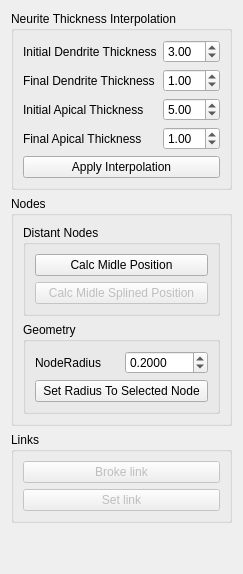
       <widget class="QWidget" name="tab_RepairTechniques">
        <attribute name="title">
         <string>Repair</string>
        </attribute>
        <layout class="QVBoxLayout" name="verticalLayout_5">
         <item>
          <widget class="QGroupBox" name="groupBox_NeuriteThickness">
           <property name="title">
            <string>Neurite Thickness Interpolation</string>
           </property>
           <layout class="QFormLayout" name="formLayout_5">
            <property name="fieldGrowthPolicy">
             <enum>QFormLayout::AllNonFixedFieldsGrow</enum>
            </property>
            <item row="0" column="0">
             <widget class="QLabel" name="label_InitialNeuriteThickness">
              <property name="text">
               <string>Initial Dendrite Thickness</string>
              </property>
             </widget>
            </item>
            <item row="0" column="1">
             <widget class="QDoubleSpinBox" name="doubleSpinBox_InitialDendirteThickness">
              <property name="value">
               <double>3.000000000000000</double>
              </property>
             </widget>
            </item>
            <item row="1" column="0">
             <widget class="QLabel" name="label_FinalNeuriteThickness">
              <property name="text">
               <string>Final Dendrite Thickness</string>
              </property>
             </widget>
            </item>
            <item row="1" column="1">
             <widget class="QDoubleSpinBox" name="doubleSpinBox_FinalDendriteThickness">
              <property name="value">
               <double>1.000000000000000</double>
              </property>
             </widget>
            </item>
            <item row="2" column="1">
             <widget class="QDoubleSpinBox" name="doubleSpinBox_InitialApicalThickness">
              <property name="value">
               <double>5.000000000000000</double>
              </property>
             </widget>
            </item>
            <item row="3" column="1">
             <widget class="QDoubleSpinBox" name="doubleSpinBox_FinalApicalThickness">
              <property name="value">
               <double>1.000000000000000</double>
              </property>
             </widget>
            </item>
            <item row="2" column="0">
             <widget class="QLabel" name="label_InitialApicalThickness">
              <property name="text">
               <string>Initial Apical Thickness</string>
              </property>
             </widget>
            </item>
            <item row="3" column="0">
             <widget class="QLabel" name="label_FinalApicalThickness">
              <property name="text">
               <string>Final Apical Thickness</string>
              </property>
             </widget>
            </item>
            <item row="4" column="0" colspan="2">
             <widget class="QPushButton" name="pushButton_ApplyInterpolation">
              <property name="text">
               <string>Apply Interpolation</string>
              </property>
             </widget>
            </item>
           </layout>
          </widget>
         </item>
         <item>
          <widget class="QGroupBox" name="groupBox_NodeProblems">
           <property name="title">
            <string>Nodes</string>
           </property>
           <layout class="QGridLayout" name="gridLayout_4">
            <item row="0" column="0">
             <widget class="QGroupBox" name="groupBox_DistantNodes">
              <property name="title">
               <string>Distant Nodes</string>
              </property>
              <layout class="QVBoxLayout" name="verticalLayout_9">
               <item>
                <widget class="QPushButton" name="pushButton_CalcMidlePosition">
                 <property name="text">
                  <string>Calc Midle Position</string>
                 </property>
                </widget>
               </item>
               <item>
                <widget class="QPushButton" name="pushButton_CalcMidleSplinedPosition">
                 <property name="enabled">
                  <bool>false</bool>
                 </property>
                 <property name="text">
                  <string>Calc Midle Splined Position</string>
                 </property>
                </widget>
               </item>
              </layout>
             </widget>
            </item>
            <item row="1" column="0">
             <widget class="QGroupBox" name="GroupBox_Geometry">
              <property name="title">
               <string>Geometry</string>
              </property>
              <layout class="QGridLayout" name="gridLayout_3">
               <item row="0" column="0">
                <widget class="QLabel" name="label_NodeRadius">
                 <property name="text">
                  <string>NodeRadius</string>
                 </property>
                </widget>
               </item>
               <item row="0" column="1">
                <widget class="QDoubleSpinBox" name="doubleSpinBox_SetNodeRadius">
                 <property name="decimals">
                  <number>4</number>
                 </property>
                 <property name="minimum">
                  <double>0.001000000000000</double>
                 </property>
                 <property name="singleStep">
                  <double>0.010000000000000</double>
                 </property>
                 <property name="value">
                  <double>0.200000000000000</double>
                 </property>
                </widget>
               </item>
               <item row="1" column="0" colspan="2">
                <widget class="QPushButton" name="pushButton_SetRadiusToSelectedNode">
                 <property name="text">
                  <string>Set Radius To Selected Node</string>
                 </property>
                </widget>
               </item>
              </layout>
             </widget>
            </item>
           </layout>
          </widget>
         </item>
         <item>
          <widget class="QGroupBox" name="groupBox_links">
           <property name="minimumSize">
            <size>
             <width>0</width>
             <height>0</height>
            </size>
           </property>
           <property name="title">
            <string>Links</string>
           </property>
           <layout class="QVBoxLayout" name="verticalLayout_13">
            <item>
             <widget class="QPushButton" name="pushButton_brokeLink">
              <property name="enabled">
               <bool>false</bool>
              </property>
              <property name="text">
               <string>Broke link</string>
              </property>
             </widget>
            </item>
            <item>
             <widget class="QPushButton" name="pushButton_SetLink">
              <property name="enabled">
               <bool>false</bool>
              </property>
              <property name="text">
               <string>Set link</string>
              </property>
             </widget>
            </item>
           </layout>
          </widget>
         </item>
         <item>
          <spacer name="verticalSpacer_2">
           <property name="orientation">
            <enum>Qt::Vertical</enum>
           </property>
           <property name="sizeHint" stdset="0">
            <size>
             <width>20</width>
             <height>40</height>
            </size>
           </property>
          </spacer>
         </item>
        </layout>
       </widget>
